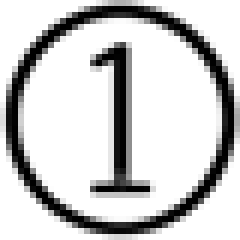
#> input picture tools/tpl/1.png, 40 x 40 px (shown 6 times larger); its folder holds 4 pictures in this run
$ python hwpquiz.py tpl/1.png
#> lines starting #> are read from the running program, lines starting #| are printed output that depends on the picture
"""HWP5 주간테스트 → 문항(번호·발문·선지·정답·해설·그림) 추출. 족보닷컴 양식 전용."""
import olefile, zlib, struct, io, os, re, json, sys
from PIL import Image, ImageChops
HERE=os.path.dirname(os.path.abspath(__file__))
TPL={d:Image.open(os.path.join(HERE,'tpl',f'{d}.png')).convert('L') for d in range(1,6)}
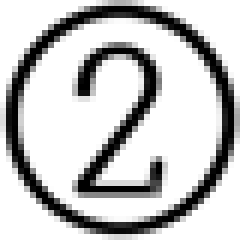
#> input picture tools/tpl/2.png, 40 x 40 px (shown 6 times larger)
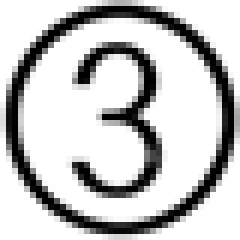
#> input picture tools/tpl/3.png, 40 x 40 px (shown 6 times larger)
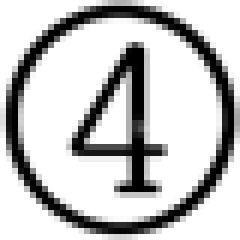
#> input picture tools/tpl/4.png, 40 x 40 px (shown 6 times larger)
#> (the run stopped early here; a loop or call above may not have finished)
